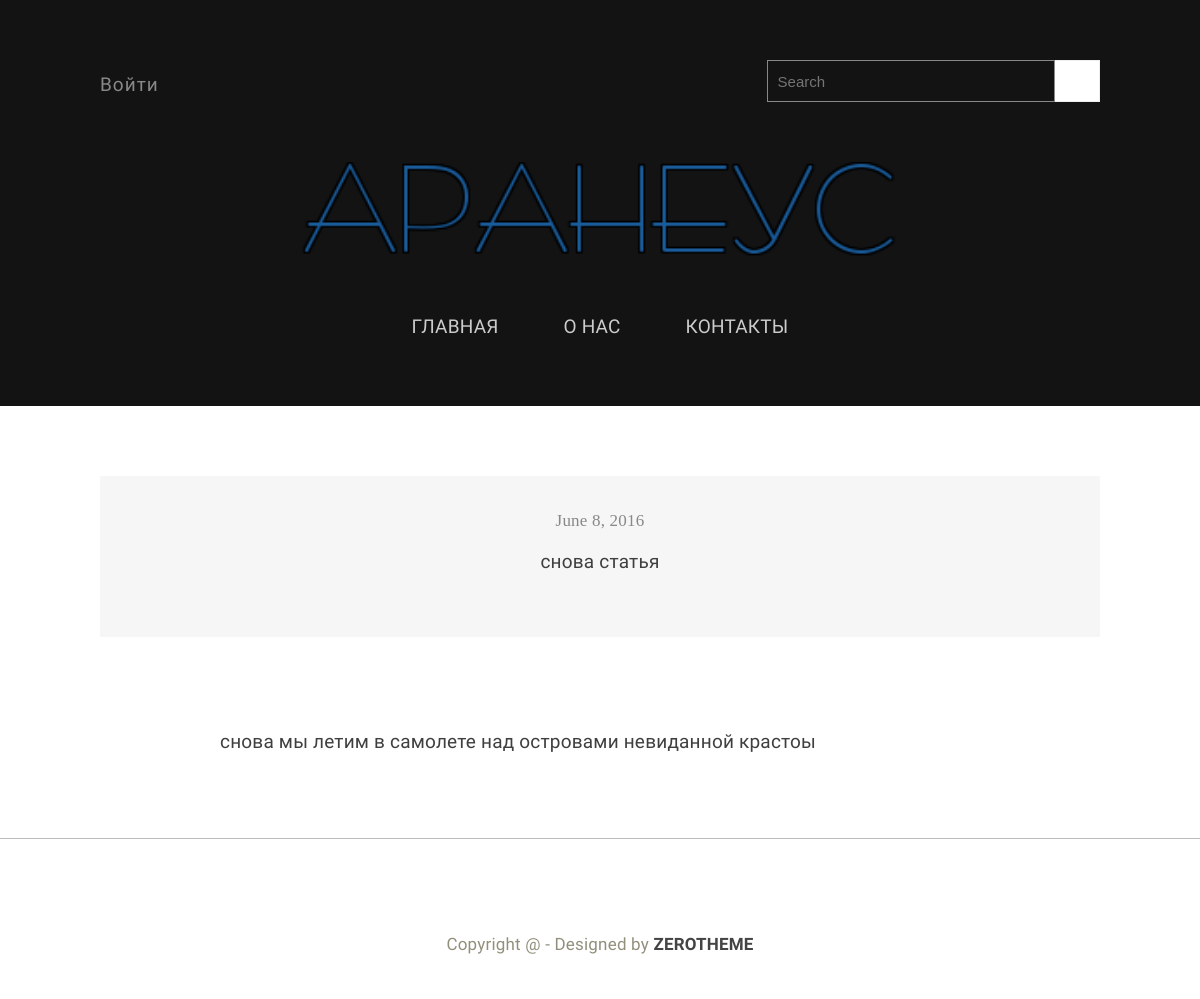
Page /post/7 on the committed database.
### tables this page shows
CREATE TABLE mainmenu (
id integer PRIMARY KEY AUTOINCREMENT,
title text NOT NULL,
url text NOT NULL
);

CREATE TABLE "posts" (
	"id"	integer,
	"title"	text NOT NULL,
	"text"	text NOT NULL,
	"url"	text NOT NULL,
	"time"	integer NOT NULL,
	PRIMARY KEY("id" AUTOINCREMENT)
);

### app.py (the view)
@app.route("/post/<int:id_post>")
def showPost(id_post):
    db = get_db()
    dbase = FDataBase(db)
    title, post = dbase.getPost(id_post)
    if not title:
        abort(404)
    return render_template('post.html',  menu=dbase.getMenu(), title=title, post=post)

### FDataBase.py (called while the page is built)
    def getMenu(self):
        sql = '''SELECT * FROM mainmenu'''
        try:
            self.__cur.execute(sql)
            res = self.__cur.fetchall()
            if res: return res
        except:
            print("Ошибка чтения из БД")
        return []

    def getPost(self, post_id):
        try:
            self.__cur.execute(f"SELECT title , text FROM posts WHERE id= {post_id} LIMIT 1")
            res = self.__cur.fetchone()
            if res:
                return res
        except sqlite3.Error as e:
            print("Ошибка получения статьи из БД " + str(e))
        return (False, False)

### app.py (called while the page is built)
def connect_db():
    conn = sqlite3.connect(app.config['DATABASE'])
    conn.row_factory = sqlite3.Row
    return conn

def get_db():
    if not hasattr(g, 'link_db'):
       g.link_db = connect_db()
    return g.link_db

### templates/post.html (shortened to what this page needs)
{% extends 'base.html' %}
{% block content %}
    <section id="container">
        <div class="wrap-container">
            <article class="single-post zerogrid">
                <div class="row wrap-post">
                    <div class="entry-header">
                        <span class="time">June 8, 2016</span>
                        <div class="entry-title" align="center">{{ title }}
                        </div>
                    </div>
                </div>
                <div class="entry-content">
                    {{ post | safe }}
                </div>
            </article>
        </div>
    </section>
{% endblock %}

### templates/include/header.html (shortened to what this page needs)
<header class="main-header">
    <div class="zerogrid">
        <div id="top">
            <div class="row">
                <div class="col-2-3">
                    <ul class="list-inline top-link link">
                        <li><a href="{{ url_for('login') }}">Войти</a></li>
                    </ul>
                </div>
                <div class="col-1-3">
                    <div class="top-search">
                        <form id="form-container" action="">
                            <a class="search-submit-button" href="javascript:void(0)">
                            </a>
                            <div id="searchtext">
                                <input type="text" id="s" name="s" placeholder="Search">
                            </div>
                        </form>
                    </div>
                </div>
            </div>
        </div>
        <div class="t-center">
            <a class="site-branding" href="#">
                <img src="/static/images/logo.png" width="600px"/>
            </a>
            {%- block mainmenu -%}
                <div id='cssmenu' class="align-center">
                    <ul>
                        {% for p in menu %}
                            <li class="list"><a href={{ p.url }}><span>{{ p.title }}</span></a></li>
                        {% endfor %}
                    </ul>
                </div>
            {% endblock mainmenu %}
        </div>
    </div>
</header>

### static/css/zerogrid.css (style rules this page uses)
.zerogrid { width: 1000px; position: relative; margin: 0 auto; padding: 0px; }
.zerogrid:after { content: "\0020"; display: block; height: 0; clear: both; visibility: hidden; }
.zerogrid .row:before,.row:after { content: '\0020'; display: block; overflow: hidden; visibility: hidden; width: 0; height: 0; }
.zerogrid .row:after { clear: both; }
.zerogrid .row { zoom: 1; }
.zerogrid .col-1-2, .zerogrid .col-1-3, .zerogrid .col-2-3, .zerogrid .col-1-4, .zerogrid .col-2-4, .zerogrid .col-3-4, .zerogrid .col-1-5, .zerogrid .col-2-5, .zerogrid .col-3-5, .zerogrid .col-4-5, .zerogrid .col-1-6, .zerogrid .col-2-6, .zerogrid .col-3-6, .zerogrid .col-4-6, .zerogrid .col-5-6 { float:left; display: inline-block; }
.zerogrid .col-1-3,.zerogrid .col-1-3-fixed { width:33.33%; }
.zerogrid .col-2-3,.zerogrid .col-2-3-fixed { width:66.66%; }

### static/css/menu.css (style rules this page uses)
#cssmenu { width: auto; padding: 0; line-height: 1; display: block; position: relative; z-index: 9999; }
#cssmenu ul { list-style: none; margin: 0; padding: 0; display: block; }
#cssmenu ul:after, #cssmenu:after { content: " "; display: block; font-size: 0; height: 0; clear: both; visibility: hidden; }
#cssmenu ul li { margin: 0 10px; padding: 0; display: block; position: relative; }
#cssmenu ul li a { text-decoration: none; display: block; margin: 0; -webkit-transition: color .2s ease; -moz-transition: color .2s ease; -ms-transition: color .2s ease; -o-transition: color .2s ease; transition: color .2s ease; -webkit-box-sizing: border-box; -moz-box-sizing: border-box; box-sizing: border-box; }
#cssmenu > ul > li { float: left; }
#cssmenu.align-center > ul > li { float: none; display: inline-block; }
#cssmenu.align-center > ul { text-align: center; }
#cssmenu > ul > li:after { content: ""; display: block; position: absolute; width: 100%; height: 0; top: 0; z-index: 0; background: #ffffff; -webkit-transition: height .2s; -moz-transition: height .2s; -ms-transition: height .2s; -o-transition: height .2s; transition: height .2s; }
#cssmenu > ul > li > a { color: #ccc; padding: 15px 20px; text-transform: uppercase; z-index: 2; position: relative; }
#cssmenu > ul > li > a { display: block; }
#cssmenu > ul > li { width: auto; }

### rows in the picture
mainmenu: title "ГЛАВНАЯ"
mainmenu: title "О НАС"
mainmenu: title "КОНТАКТЫ"
posts: title "снова статья", text "снова мы летим в самолете над островами невиданной крастоы"
